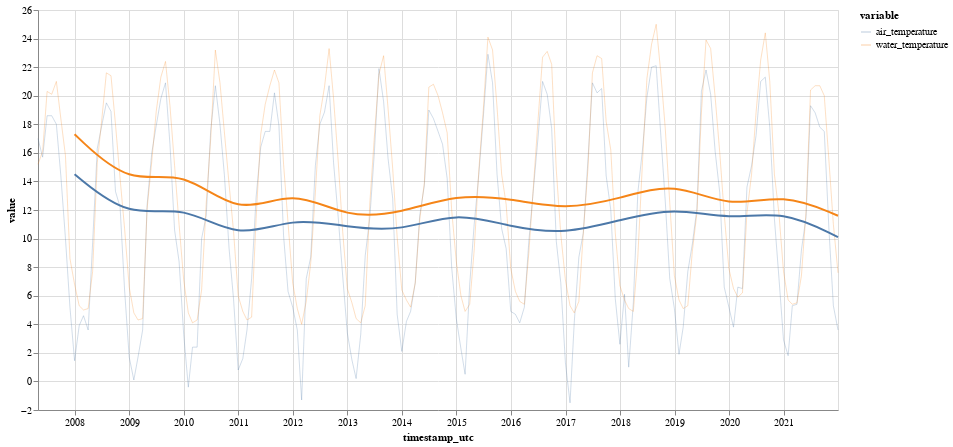

The notebook cell this image was saved under:
### Code cell
chart1 = alt.Chart(months[['air_temperature','water_temperature']].reset_index().melt("timestamp_utc")).mark_line(strokeWidth=1, opacity=0.25).encode(
    x='timestamp_utc',
    y='value',
    color='variable',
).properties(width=800, height=400)

chart2 = alt.Chart(years[['air_temperature','water_temperature']].reset_index().melt("timestamp_utc")).mark_line(interpolate="basis", opacity=1).encode(
    x='timestamp_utc',
    y='value',
    color='variable',
)

chart1 + chart2

### Figure 1 — Vega-Lite specification as saved in the notebook (floating-point values rounded to 4 significant figures; data arrays with more than 128 entries replaced by an {"elided": "..."} marker saying what was removed)
{"config": {"view": {"continuousWidth": 400, "continuousHeight": 300}}, "layer": [{"data": {"name": "data-607c170a85ba936b760ed78be4b4c2a8"}, "mark": {"type": "line", "opacity": 0.25, "strokeWidth": 1}, "encoding": {"color": {"type": "nominal", "field": "variable"}, "x": {"type": "temporal", "field": "timestamp_utc"}, "y": {"type": "quantitative", "field": "value"}}, "height": 400, "width": 800}, {"data": {"name": "data-ff40465f3eed6cc93ebbe8bb0b05c2ae"}, "mark": {"type": "line", "interpolate": "basis", "opacity": 1}, "encoding": {"color": {"type": "nominal", "field": "variable"}, "x": {"type": "temporal", "field": "timestamp_utc"}, "y": {"type": "quantitative", "field": "value"}}}], "$schema": "https://vega.github.io/schema/vega-lite/v4.8.1.json", "datasets": {"data-607c170a85ba936b760ed78be4b4c2a8": {"elided": "354 records"}, "data-ff40465f3eed6cc93ebbe8bb0b05c2ae": [{"timestamp_utc": "2007-12-31T00:00:00+00:00", "variable": "air_temperature", "value": 14.5}, {"timestamp_utc": "2008-12-31T00:00:00+00:00", "variable": "air_temperature", "value": 11.4}, {"timestamp_utc": "2009-12-31T00:00:00+00:00", "variable": "air_temperature", "value": 12.4}, {"timestamp_utc": "2010-12-31T00:00:00+00:00", "variable": "air_temperature", "value": 9.9}, {"timestamp_utc": "2011-12-31T00:00:00+00:00", "variable": "air_temperature", "value": 11.5}, {"timestamp_utc": "2012-12-31T00:00:00+00:00", "variable": "air_temperature", "value": 10.8}, {"timestamp_utc": "2013-12-31T00:00:00+00:00", "variable": "air_temperature", "value": 10.5}, {"timestamp_utc": "2014-12-31T00:00:00+00:00", "variable": "air_temperature", "value": 11.9}, {"timestamp_utc": "2015-12-31T00:00:00+00:00", "variable": "air_temperature", "value": 10.8}, {"timestamp_utc": "2016-12-31T00:00:00+00:00", "variable": "air_temperature", "value": 10.3}, {"timestamp_utc": "2017-12-31T00:00:00+00:00", "variable": "air_temperature", "value": 11.3}, {"timestamp_utc": "2018-12-31T00:00:00+00:00", "variable": "air_temperature", "value": 12.2}, {"timestamp_utc": "2019-12-31T00:00:00+00:00", "variable": "air_temperature", "value": 11.3}, {"timestamp_utc": "2020-12-31T00:00:00+00:00", "variable": "air_temperature", "value": 12.0}, {"timestamp_utc": "2021-12-31T00:00:00+00:00", "variable": "air_temperature", "value": 10.1}, {"timestamp_utc": "2007-12-31T00:00:00+00:00", "variable": "water_temperature", "value": 17.3}, {"timestamp_utc": "2008-12-31T00:00:00+00:00", "variable": "water_temperature", "value": 13.7}, {"timestamp_utc": "2009-12-31T00:00:00+00:00", "variable": "water_temperature", "value": 14.9}, {"timestamp_utc": "2010-12-31T00:00:00+00:00", "variable": "water_temperature", "value": 11.5}, {"timestamp_utc": "2011-12-31T00:00:00+00:00", "variable": "water_temperature", "value": 13.5}, {"timestamp_utc": "2012-12-31T00:00:00+00:00", "variable": "water_temperature", "value": 11.4}, {"timestamp_utc": "2013-12-31T00:00:00+00:00", "variable": "water_temperature", "value": 11.8}, {"timestamp_utc": "2014-12-31T00:00:00+00:00", "variable": "water_temperature", "value": 13.1}, {"timestamp_utc": "2015-12-31T00:00:00+00:00", "variable": "water_temperature", "value": 12.8}, {"timestamp_utc": "2016-12-31T00:00:00+00:00", "variable": "water_temperature", "value": 12.0}, {"timestamp_utc": "2017-12-31T00:00:00+00:00", "variable": "water_temperature", "value": 12.8}, {"timestamp_utc": "2018-12-31T00:00:00+00:00", "variable": "water_temperature", "value": 14.0}, {"timestamp_utc": "2019-12-31T00:00:00+00:00", "variable": "water_temperature", "value": 12.1}, {"timestamp_utc": "2020-12-31T00:00:00+00:00", "variable": "water_temperature", "value": 13.2}, {"timestamp_utc": "2021-12-31T00:00:00+00:00", "variable": "water_temperature", "value": 11.6}]}}
